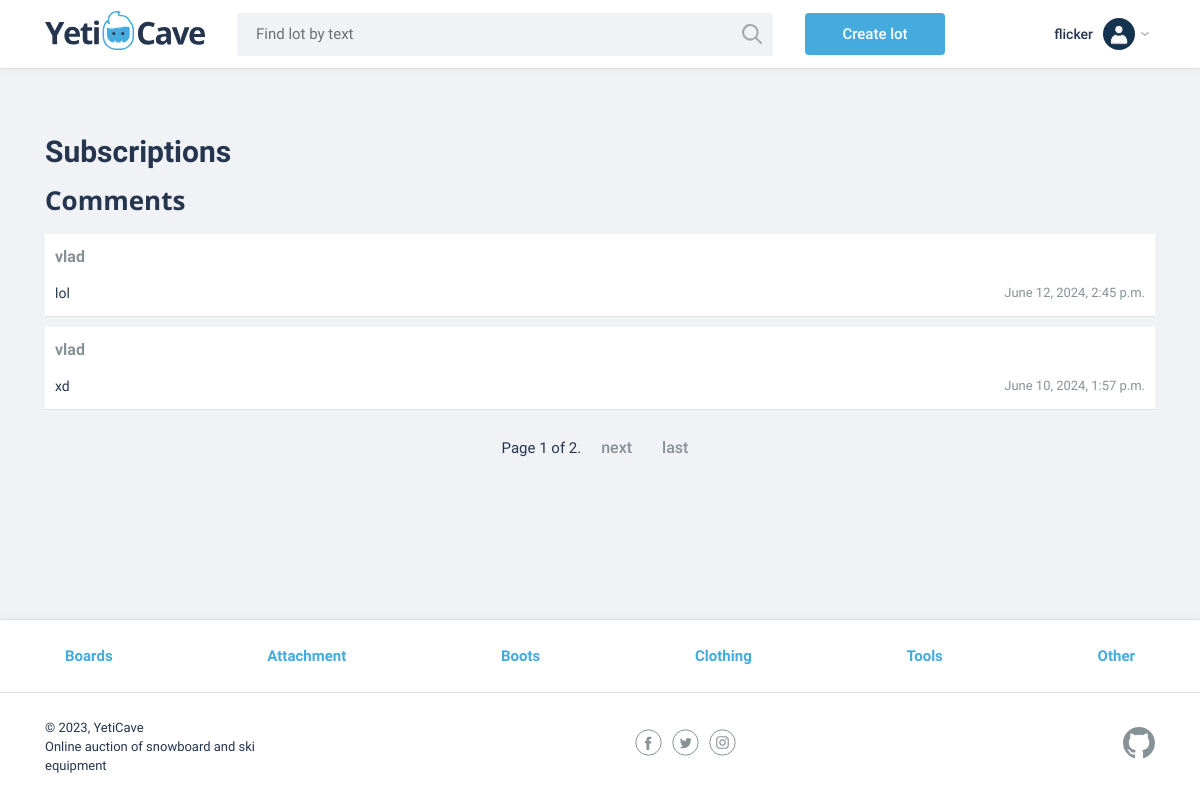
The page /subscriptions/ (signed in) on the database its author committed.
### yeticave/users/models.py (models this page shows, shortened)
class User(AbstractUser):
    first_name = None
    last_name = None
    email = models.EmailField("Email Address", unique=True)
    USERNAME_FIELD = "email"
    REQUIRED_FIELDS = []
    objects: UserManager = UserManager()
    comments: "CommentManager"
    bids: "BidManager"
    following: "FollowManager"
    followers: "FollowManager"
    reactions: "CommentReactionManager"

### yeticave/lots/models/Comment.py (models this page shows, shortened)
class Comment(models.Model):
    text = models.TextField("Comment")
    created_at = models.DateTimeField(auto_now_add=True)
    lot = models.ForeignKey(Lot, on_delete=models.CASCADE)
    author = models.ForeignKey(User, on_delete=models.CASCADE, related_name="comments")
    objects: CommentManager = CommentManager()
    reactions: "CommentReactionManager"

### yeticave/categories/models.py (models this page shows, shortened)
class Category(models.Model):
    name = models.CharField(max_length=64, choices=CATEGORIES)
    objects: CategoryManager = CategoryManager()

### yeticave/followers/views/subscriptions.py (the view)
# urls.py: path("subscriptions/", subscriptions, name="subscriptions"),
@login_required
@require_http_methods(["GET"])
def subscriptions(request: AuthenticatedHttpRequest) -> HttpResponse:
    TEMPLATE = "followers/subscriptions.html"
    COMMENTS_PER_PAGE = 5
    DEFAULT_PAGE = 1
    profile_user = request.user
    comments = Comment.objects.select_related("author").get_subscriptions_comments(
        profile_user
    )
    paginator = Paginator(comments, COMMENTS_PER_PAGE)
    page_number = request.GET.get("page", DEFAULT_PAGE)
    page = paginator.get_page(page_number)
    context = {
        "page": page,
    }
    return render(request, TEMPLATE, context)

### yeticave/categories/context_processors.py (called while the page is built)
def categories(request):
    categories = Category.objects.all()
    return {"categories": categories}

### yeticave/categories/managers.py (called while the page is built)
    def get_queryset(self) -> CategoryQuerySet:
        return CategoryQuerySet(self.model, using=self._db)

### yeticave/core/context_processors.py (called while the page is built)
def custom_message_levels(request):
    return {
        "NOTIFICATION_LEVEL": settings.NOTIFICATION_LEVEL,
    }

### yeticave/followers/managers.py (called while the page is built)
    def get_queryset(self) -> FollowQuerySet:
        return FollowQuerySet(self.model, using=self._db)

### yeticave/lots/managers/CommentManager.py (called while the page is built)
    def get_subscriptions_comments(self, user: "User") -> "CommentQuerySet":
        following_users_ids = user.following.values_list("following_id", flat=True)
        return self.filter(author__in=following_users_ids).order_by("-created_at")

    def get_queryset(self) -> "CommentQuerySet":
        return CommentQuerySet(self.model, using=self._db)

### yeticave/users/managers.py (called while the page is built)
    def get_queryset(self) -> "UserQuerySet":
        return UserQuerySet(self.model, using=self._db)

### yeticave/followers/templates/followers/subscriptions.html
{% extends "base.html" %}
{% block content %}
    <main>
        <section class="subscriptions container">
            <h1>Subscriptions</h1>
            {% include "lots/comments.html" with comments=page author=True %}
        </section>
    </main>
{% endblock content %}

### templates/header.html (shortened to what this page needs)
{% load static %}
<header class="main-header">
    <div class="main-header__container container">
        <a href={% url 'lots:lot_list' %} class="main-header__logo">
            <img src="{% static 'img/logo.svg' %}"
                 width="160"
                 height="39"
                 alt="YetiCave Logo">
        </a>
        {% include "search_form.html" %}
        {% if user.is_authenticated %}
            <a class="main-header__add-lot button"
               href="{% url 'lots:create_lot' %}">Create lot</a>
            <div class="main-header__menu-wrapper">
                <button class="menu-toggler">
                    <span>{{ user.username }}</span>
                    <img src="{% static 'img/user.png' %}"
                         width="32"
                         height="32"
                         alt="User avatar">
                </button>
            </div>
        {% endif %}
    </div>
</header>

### yeticave/lots/templates/lots/comments.html
<div class="comments">
    <h2>Comments</h2>
    <div class="comments__list">
        {% for comment in comments %}
            <div class="comments__item">
                {% if author %}<h3>{{ comment.author.username }}</h3>{% endif %}
                <div class="comments__description">
                    <p class="comments__text">{{ comment.text }}</p>
                    <small class="comments__date">{{ comment.created_at }}</small>
                </div>
            </div>
        {% endfor %}
        {% if page %}
            {% include "pagination.html" %}
        {% endif %}
    </div>
</div>

### templates/footer.html (shortened to what this page needs)
<footer class="main-footer">
    <nav class="nav">
        <ul class="nav__list container">
            {% for category in categories %}
                <li class="nav__item">
                    <a href="{% url "categories:category" category.id %}">
                        {{ category.name }}
                    </a>
                </li>
            {% endfor %}
        </ul>
    </nav>
    <div class="main-footer__bottom container">
        <div class="main-footer__copyright">
            <p>© 2023, YetiCave</p>
            <p>Online auction of snowboard and ski equipment</p>
        </div>
        <div class="main-footer__social">
            <a href="#" class="social-link">
                <svg width="27" height="27" class="social-link__item">
                    <use xlink:href="#facebook"></use>
                </svg>
            </a>
            <a href="#" class="social-link">
                <svg width="27" height="27" class="social-link__item">
                    <use xlink:href="#twitter"></use>
                </svg>
            </a>
            <a href="#" class="social-link">
                <svg width="27" height="27" class="social-link__item">
                    <use xlink:href="#instagram"></use>
                </svg>
            </a>
        </div>
        <div class="main-footer__developed-by">
            <a href="https://github.com/vFlicker" class="social-link">
                <svg width="32" height="32" class="social-link__item">
                    <use xlink:href="#github"></use>
                </svg>
            </a>
        </div>
    </div>
</footer>

### static/css/styles.css (style rules this page uses)
html { box-sizing: border-box; }
*, *:before, *:after { box-sizing: inherit; }
html, body { height: 100%; }
body { display: flex; flex-direction: column; min-width: 1140px; background-color: #f0f2f5; font-family: "Roboto", sans-serif; font-weight: 400; font-size: 15px; line-height: 26px; color: #25354e; }
main { flex: 1 0 auto; }
footer { flex-shrink: 0; }
a { text-decoration: none; }
button { padding: 0px; background: 0px 0px; border: none; text-decoration: none; cursor: pointer; display: inline-block; font: inherit; text-align: center; word-break: break-word; overflow-wrap: break-word; transition: color 0.3s ease 0s, background-color 0.3s ease 0s; outline: 0px; }
h2 { font-family: "Open Sans", sans-serif; font-size: 26px; font-weight: 700; }
.container { width: 1140px; margin: 0 auto; padding: 0 15px; }
.button { display: block; padding: 8px 20px; background-color: #45abde; color: #fff; text-align: center; font-weight: 500; border: none; border-radius: 4px; transition: background-color .1s; }
.main-header { background-color: #fff; border-bottom: 1px solid #dce1e6; box-shadow: 0px -8px 10px rgba(0, 0, 0, 0.5); }
.main-header__container { display: flex; justify-content: flex-start; align-items: center; min-height: 68px; padding: 0 15px; }
.main-header__logo { display: block; margin-right: 30px; }
.main-header__add-lot { width: 100%; max-width: 140px; margin-right: 30px; }
.main-header__menu-wrapper { margin-left: auto; position: relative; }
.menu-toggler { display: flex; align-items: center; min-height: 68px; padding: 0 20px 0 20px; position: relative; background-color: transparent; border: none; cursor: pointer; }
.menu-toggler::after { content: ''; width: 12px; height: 8px; position: absolute; top: 50%; margin-top: -4px; right: 4px; background-image: url("../img/arrow.svg"); }
.menu-toggler span { margin-right: 10px; color: #25354e; font-size: 14px; font-weight: 500; line-height: 22px; }
.menu-toggler img { display: flex; width: 32px; height: 32px; margin: auto; border-radius: 50%; background-color: #fff; overflow: hidden; }
.main-footer { margin-top: 120px; background-color: #fff; border-top: 1px solid #dce1e6; box-shadow: 0px 8px 10px rgba(0, 0, 0, 0.5); }
.main-footer__bottom { display: flex; justify-content: space-between; align-items: center; padding: 25px 15px; }
.main-footer__copyright { max-width: 212px; }
.main-footer__copyright p { margin: 0; font-size: 13px; line-height: 19px; }
.main-footer__social { display: flex; gap: 10px; width: 110px; }
.social-link .social-link__item { stroke: #879296; fill: #879296; }
.main-footer .nav { background-color: #fff; border-bottom: 1px solid #dce1e6; }
.nav__list { display: flex; justify-content: space-between; flex-wrap: wrap; list-style: none; }
.nav__item a { position: relative; display: block; padding: 12px 0; font-weight: 700; color: #45abde; }
.nav__item a::before { content: ''; position: absolute; left: 50%; width: 0; height: 2px; background-color: #45abde; bottom: 0; -webkit-transition: all 0.3s ease 0s; -moz-transition: all 0.3s ease 0s; -ms-transition: all 0.3s ease 0s; -o-transition: all 0.3s ease 0s; transition: all 0.3s ease 0s; }
.main-footer .nav__item a { padding: 23px 20px; }
.subscriptions { padding-top: 50px; }
.comments__list { list-style: none; margin: 0; padding: 0; }
.comments__item { padding: 10px 10px; background-color: #fff; border-bottom: 1px solid #dce1e6; margin-bottom: 10px; }
.comments__item h3 { margin: 0; margin-bottom: 10px; font-size: 16px; font-weight: 700; color: #879296; }
.comments__description { display: flex; justify-content: space-between; align-items: center; gap: 10px; }
.comments__text { margin: 0; font-size: 14px; line-height: 22px; }
.comments__date { font-size: 13px; color: #879296; flex-shrink: 0; }

### rows shown on the page
User: username "flicker"
Comment: author.username "vlad", text "lol", created_at "June 12, 2024, 2:45 p.m."
Comment: author.username "vlad", text "xd", created_at "June 10, 2024, 1:57 p.m."
Category: name "Boards"
Category: name "Attachment"
Category: name "Boots"
Category: name "Clothing"
Category: name "Tools"
Category: name "Other"

### other values the page prints
{{ page.number }} "1"
{{ page.paginator.num_pages }} "2"
